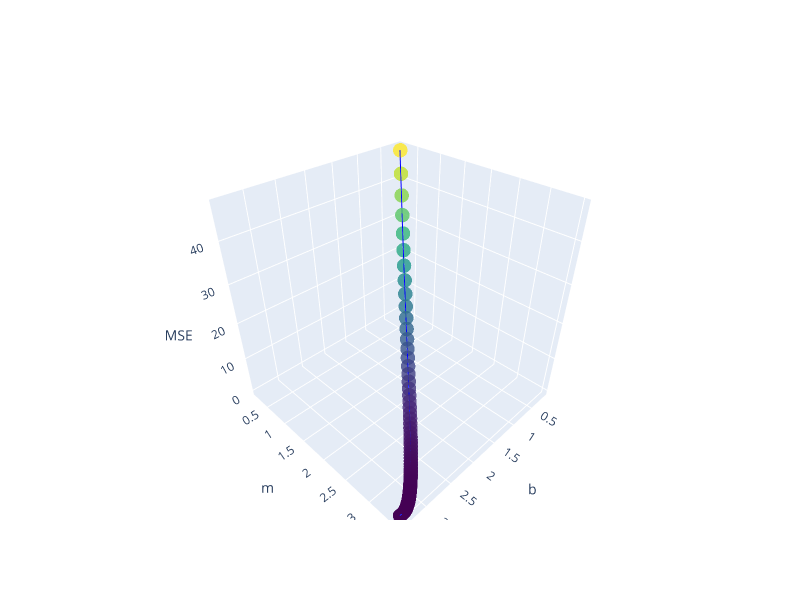

The notebook cell this image was saved under:
### Code cell
init_notebook_mode(connected=True)

trace = go.Scatter3d(
    x=df['b'],
    y=df['m'],
    z=df['MSE'],
    mode='lines+markers',
    marker=dict(size=5, color=df['MSE'], colorscale='Viridis', opacity=0.8),
    line=dict(color='blue', width=2)
)

layout = go.Layout(
    title='',
    scene=dict(
        xaxis=dict(title='b'),
        yaxis=dict(title='m'),
        zaxis=dict(title='MSE')
    ),
    width=800,
    height=600
)

fig = go.Figure(data=[trace], layout=layout)
iplot(fig)
